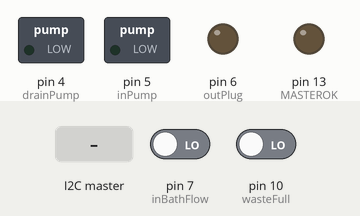
Simulated run of this sketch. Board: Arduino Nano, built with avr-gcc and run on an emulated ATmega328P. On the bench: switched loads named in the sketch (green lamp = pin HIGH), output pins drawn as LEDs (lit = HIGH). The test bench sets the inputs (shaded band); at power-on: pin 10 (wasteFull) LOW, pin 7 (inBathFlow) LOW.

Above: at 1.2 s.
1.3 s: the I2C master sends the byte 1
At 2.3 s:
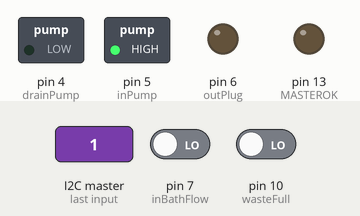
2.8 s: pin 10 (wasteFull) driven HIGH
At 3.6 s:
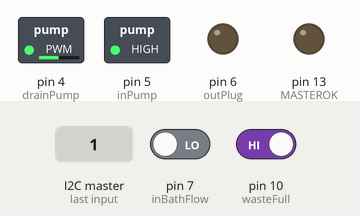
4.3 s: pin 10 (wasteFull) driven LOW
At 5.5 s:
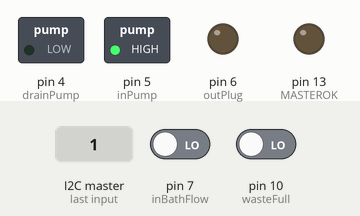
Timing chart, 0 to 7.3 s (numbered marks = the images above; inputs shaded):
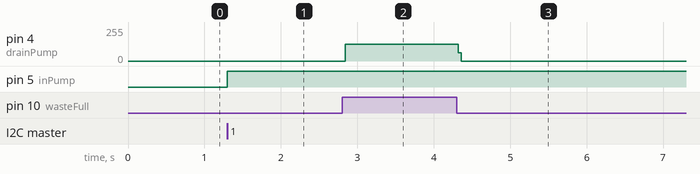

Measured:
- after the input at 1.3 s, pin 5 (inPump): LOW → HIGH at once
- after the input at 2.8 s, pin 4 (drainPump): 0/255 → 125/255 at once
- after the input at 4.3 s, pin 4 (drainPump): 125/255 → 0/255 at once

The sketch:

Box1_-_Fill_and_Drain.ino
```cpp
//-------------------------------------------------------------------------
//-------------------------Box 1 - Fill and Drain---------------------
//-------------------------------------------------------------------------
//This controller is for all functions related to the initial fill, waste
//drainage, and final Drain.
//-------------------------------------------------------------------------
#include<Wire.h>
#define MASTEROK 13
int inputVar = 0;
//Global Variables

//Terminal Assignments
int inPump = 5;
int drainPump = 4;
int outPlug = 6;

int wasteFull = 10;
int wasteEmpty = 9;
int bathOverflow = 8;
int inBathFlow = 7;

int fillDone = 11;
int drainDone = 12;

//Monitor Bools
bool wasteIsFull = false;

void setup() {
  Serial.begin(9600);
  Wire.begin(1); // I2C assignment
  Wire.onReceive(receiveEvent);

  pinMode(inPump,OUTPUT);
  pinMode(drainPump,OUTPUT);
  pinMode(outPlug,OUTPUT);

  pinMode(wasteFull,INPUT);
  pinMode(wasteEmpty,INPUT);
  pinMode(bathOverflow,INPUT);
  pinMode(inBathFlow,INPUT);

  pinMode(MASTEROK,OUTPUT);
}

void receiveEvent () //Master has told this unit to do something
{
  digitalWrite(MASTEROK,LOW);
 inputVar = Wire.read();

        switch(inputVar){
          case 1: //fill bath
            digitalWrite(inPump,HIGH);
            if(digitalRead(inBathFlow)==HIGH){
              while(digitalRead(inBathFlow) ==HIGH && digitalRead(bathOverflow == HIGH))
              delay(100);
            }
            else{
              delay(100);
            }
            digitalWrite(fillDone,HIGH);//signal bath is filled
          //Monitor
          while(true){
            if(digitalRead(wasteFull) == HIGH){ //need to drain
              digitalWrite(drainPump, HIGH);
              while(digitalRead(wasteEmpty == HIGH)){
                delay(100);
              }
              //water is below min, turn off pump
              digitalWrite(drainPump,LOW);
            }
          }
          break;
          case 3: //Drain
          digitalWrite(outPlug, HIGH);
          delay(300000); //wait 5 minutes to drain
          digitalWrite(outPlug, LOW); //turn the drain relay off
          break;
          default:

          break;
        }
}

void loop() {
  // put your main code here, to run repeatedly:
delay(100);
}
```
